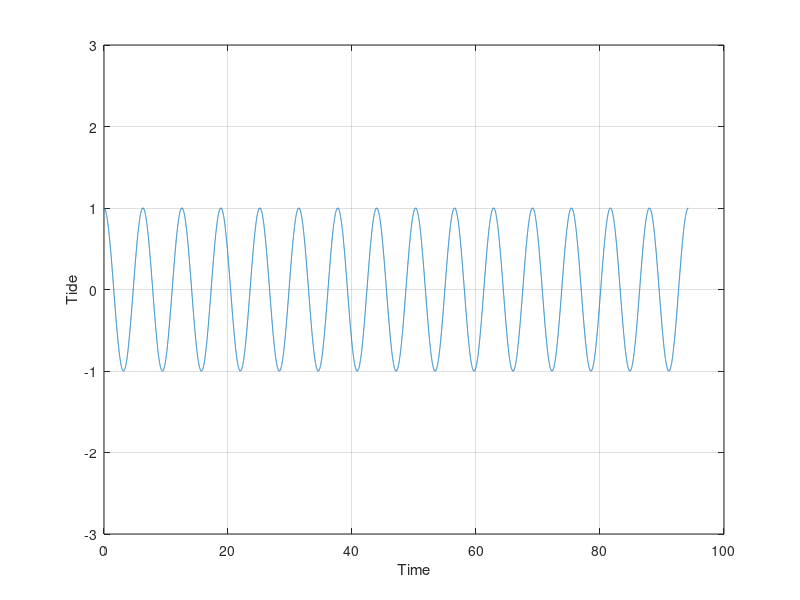
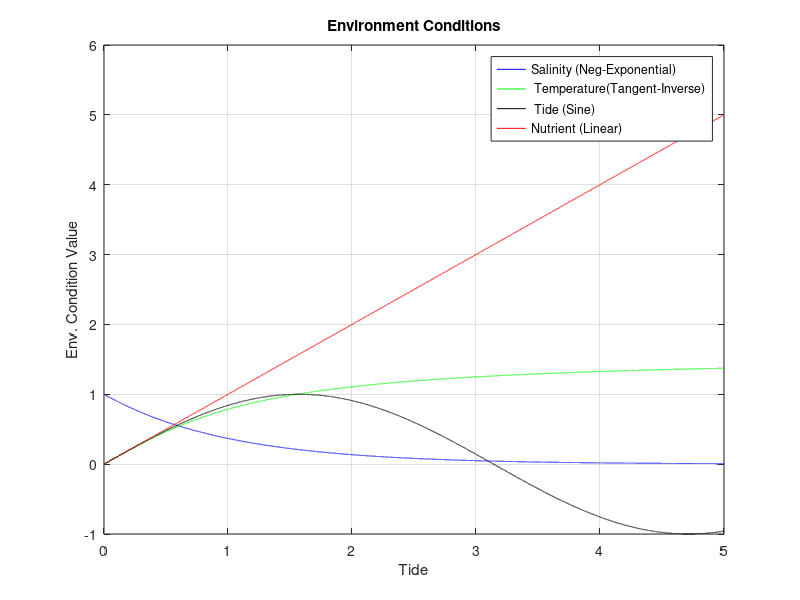

Write the MATLAB code that produced these figures, in order.
%The name of this file appears on (or around) line #170 in newSturgeonWalk

function enviroSetUp

steps = 43200; %time steps number of minutes in 30 days

N = 30; % half tidal periods, gets doubled +/- start time 
t1 = -N*pi;
t2 = N*pi;
t = linspace(t1, t2, steps);
tideArr = cos(t); %creates tides for 30 day interval minute by minute

t2 = linspace(0, 5, steps); %??? why step from 0 to 5? Appears to be used for creating info about salinity, temp,and nutrients

%Changed this around a little. Functions store values directly into an
%array. Named accordingly.
salinityArr = exp(-abs(t2));
tempArr = atan(t2);
tideWithLagArr = sin(t2);
nutrientArr = t2+(t2./steps);

    % Figure is providing the tide information used during run
    fig1 = figure('name','Tide','numbertitle','off');
    plot(t,tideArr)
    xlim([0 100])
    xlabel('Time');
    ylim([-3 3]);
    ylabel('Tide');
    %Label axes!!!
    grid on;
    hold on;

    fig2 = figure('name','Condition Information','numbertitle','off');
    plot(t2,salinityArr,'b');
    hold on;
    grid on;
    plot(t2,tempArr,'g')
    plot(t2,tideWithLagArr,'k')
    plot(t2,nutrientArr, 'r');
    
    legend('Salinity (Neg-Exponential)', ' Temperature(Tangent-Inverse)', ' Tide (Sine)', 'Nutrient (Linear)');
    xlabel('Tide');
    ylabel('Env. Condition Value');
    title('Environment Conditions');

t_step = (1:1:steps);

    titleFile = ['sturgeonEnvironmentVars' '.txt'];
    fileID = fopen(titleFile,'w');
    fprintf(fileID,'%6s %12s %12s %12s %12s\n','tide', 'sal','temp','tideW/Lag','nutri');
    fprintf(fileID,'%6.2f %12.8f %12.8f %12.8f %12.8f\n',tideArr,salinityArr,tempArr,tideWithLagArr,nutrientArr);
    fclose(fileID);


save sturgeonEnvironmentConditions t_step tideArr salinityArr tempArr tideWithLagArr nutrientArr;
end

 
